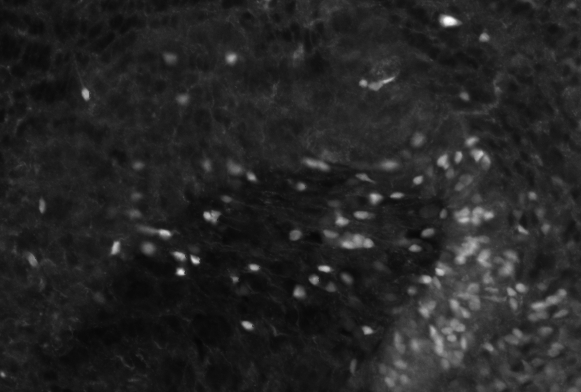
#> input picture 2014_11_14_Cell_Counting/cells.tif, 581 x 392 px, found by its file name
$ python solution.py   (Python 2 division)
#> lines starting #> are read from the running program, lines starting #| are printed output that depends on the picture; after the words box and inside, x2 and y2 are one past the last pixel; in counts of white or black regions, pixels touching at a corner belong together
import matplotlib.pyplot as plt
plt.gray()
import os


directory='/home/kyle/Desktop/'
filename='cells.tif'
full_filename=os.path.join(directory,filename)

#######################################################
###      Load the image
#######################################################
from skimage.io import imread, imsave, imshow
image=imread(full_filename,plugin='tifffile') #if you're on a mac, you may need an 'r' before the filename
#> image is the input picture: shape (392, 581) uint32; min 6, max 255, mean 37.2


#######################################################
###      Gaussian Blur
#######################################################

##DPLP'S CODE
import scipy as scipy
from scipy.ndimage.filters import gaussian_filter as snf
blurredarray = snf(image,2)
plt.imshow(blurredarray)

#thresholding
thresh=blurredarray>100
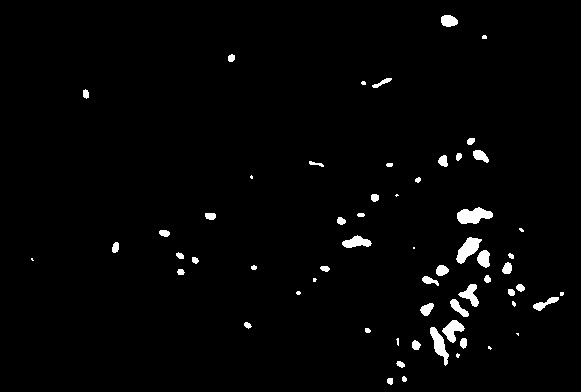
#> thresh: shape (392, 581) bool; 2% white; 61 white regions (15 under 20 px), largest, box (x1, y1, x2, y2) and area: (457, 207, 493, 224) 411, (456, 237, 482, 264) 356, (430, 327, 449, 366) 316
plt.imshow(thresh)

#counting
from skimage.measure import label
from skimage.measure import regionprops

thresh=image>100
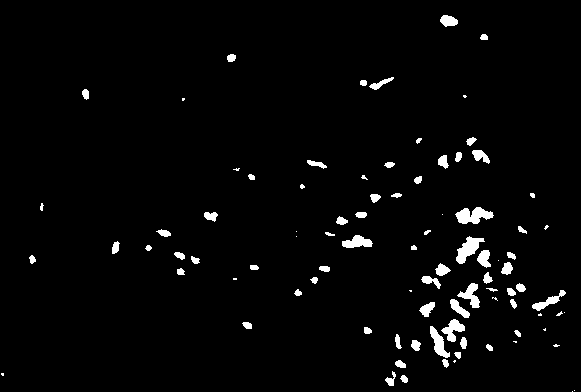
#> thresh: shape (392, 581) bool; 2.7% white; 91 white regions (23 under 20 px)
labels=label(thresh)
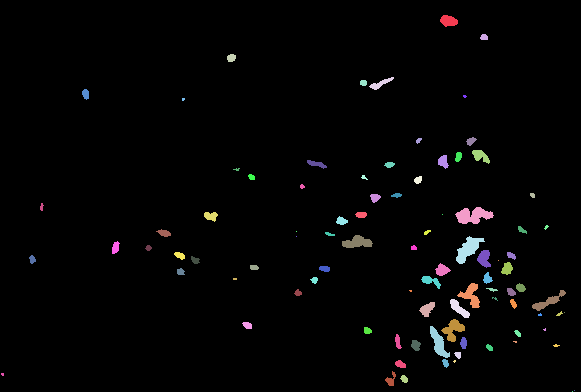
#> labels: shape (392, 581) int32; 92 distinct labels, from 0 to 91; one colour per label, 0 black
props=regionprops(labels)
#> props = 91 regions; largest, box (x1, y1, x2, y2) and area: (455, 207, 494, 224) 411, (456, 236, 485, 264) 377, (430, 326, 450, 358) 281, (441, 319, 465, 342) 266, (457, 283, 480, 308) 262
areas=[]
for i in range(len(props)):
    areas.append(props[i]['Area'])
#> this loop made 91 passes
#> after the loop, areas = 91 values, max 411 at index 24, min 1 at index 27, mean 66.84
sized=[]
#items=[x for x in props if x['Area']>75]
for items in areas:
    if items>75:
        sized.append(items)
#> this loop made 91 passes
#> items on passes 1, 2, 3, 4, 5, 6, 7, 9, 10, 11, 12, 13: 155, 40, 59, 115, 37, 59, 9, 57, 23, 143, 54, 100
#> after the loop, sized = [155, 115, 143, 100, 87, 411, 95, 259, 377, 167, 106, 122, 121, 262, 217, 170, 139, 266, 281, 80, 77]
print len(sized)
#| 21

labeled_array, nFeatures=scipy.ndimage.measurements.label(thresh)
#> labeled_array: shape (392, 581) int32; 94 distinct labels, from 0 to 93
#> nFeatures = 93

#before we print coordinates we need to get indices of cells of the proper area oh nooooooo
#> (the run stopped early here; a loop or call above may not have finished)
